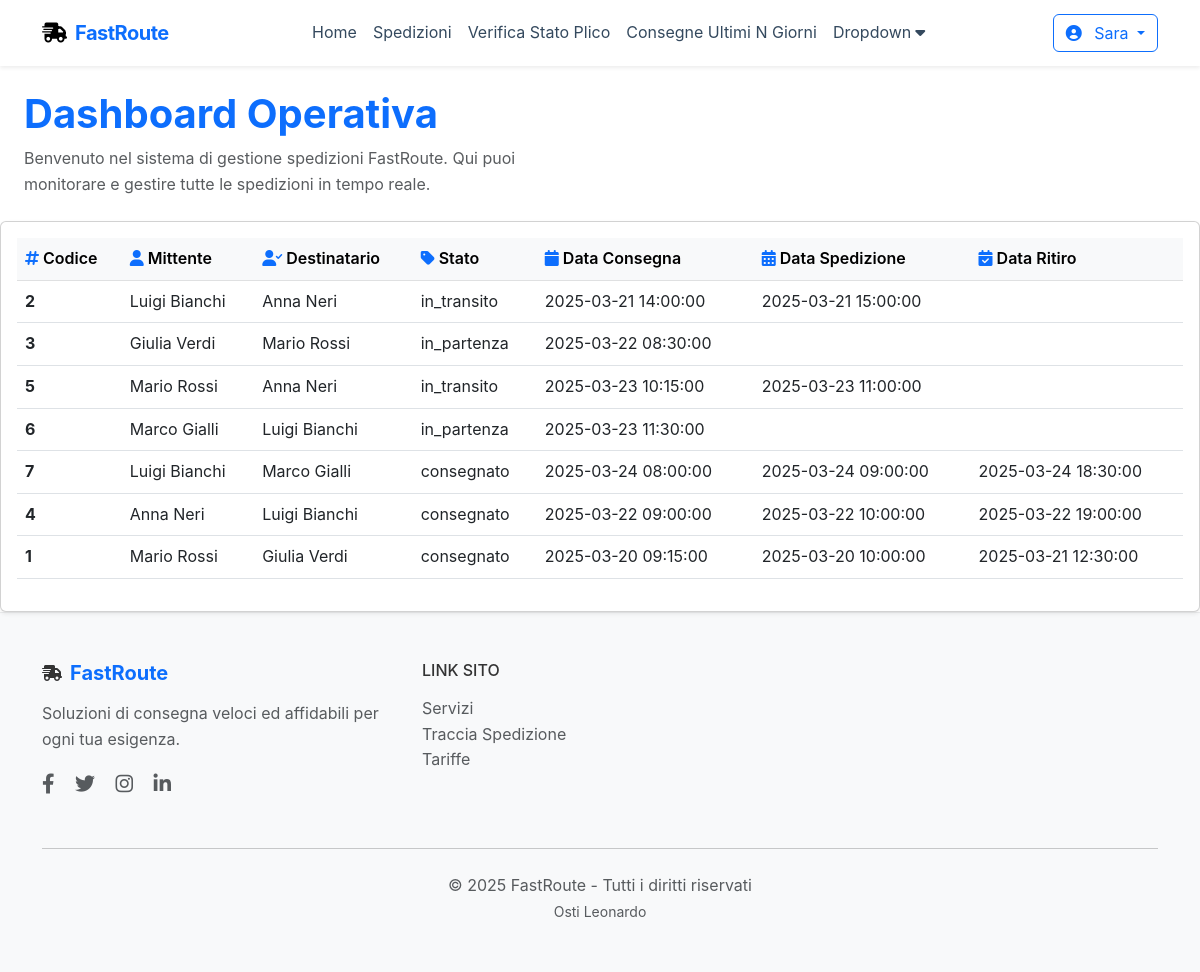
Screenshot of /spedizioni.php (signed in) with the database file from the repository.
### tables this page shows
CREATE TABLE plichi (
  id INT PRIMARY KEY AUTO_INCREMENT,
  consegna DATETIME,
  spedizione DATETIME,
  ritiro DATETIME,
  stato ENUM('in_partenza','in_transito','consegnato') NOT NULL,
  mittente INT NOT NULL,
  destinatario INT NOT NULL,
  sede_arrivo INT NOT NULL,
  sede_partenza INT NOT NULL,
  FOREIGN KEY (mittente) REFERENCES clienti(id) ON DELETE CASCADE,
  FOREIGN KEY (destinatario) REFERENCES clienti(id) ON DELETE CASCADE,
  FOREIGN KEY (sede_arrivo) REFERENCES sedi(id) ON DELETE CASCADE,
  FOREIGN KEY (sede_partenza) REFERENCES sedi(id) ON DELETE CASCADE
);

CREATE TABLE clienti (
   id INT PRIMARY KEY AUTO_INCREMENT,
   nome VARCHAR(100) NOT NULL,
   cognome VARCHAR(100) NOT NULL,
   indirizzo VARCHAR(100) NOT NULL,
   telefono INT NOT NULL,
   email VARCHAR(100) NOT NULL,
   password VARCHAR(64) NOT NULL,
   punti_fedelta INT
);

### base/database_connection/db_functions.php (the view, shortened to what this page needs)
<?php
function StampaSpedizioni($database){
    try {
        $sql = "SELECT
                    p.id AS codice_plico,
                    mittente.nome AS nome_mittente,
                    mittente.cognome AS cognome_mittente,
                    destinatario.nome AS nome_destinatario,
                    destinatario.cognome AS cognome_destinatario,
                    p.stato,
                    p.consegna,
                    p.spedizione,
                    p.ritiro
                FROM fastroute.plichi p
                JOIN fastroute.clienti mittente ON p.mittente = mittente.id
                JOIN fastroute.clienti destinatario ON p.destinatario = destinatario.id
                ORDER BY p.ritiro IS NOT NULL, p.ritiro DESC";
        $stmt = $database->prepare($sql);
        $stmt->execute();
        $spedizioni = $stmt->fetchAll(PDO::FETCH_ASSOC);
        if (count($spedizioni) > 0) {
            foreach ($spedizioni as $spedizione) {
                echo "<tr>
                        <td><strong>{$spedizione['codice_plico']}</strong></td>
                        <td>{$spedizione['nome_mittente']} {$spedizione['cognome_mittente']}</td>
                        <td>{$spedizione['nome_destinatario']} {$spedizione['cognome_destinatario']}</td>
                        <td>{$spedizione['stato']}</td>
                        <td>{$spedizione['consegna']}</td>
                        <td>{$spedizione['spedizione']}</td>
                        <td>{$spedizione['ritiro']}</td>
                      </tr>";
            }
        } else {
            echo "<h3 class='text-primary text-center my-5'>Nessuna spedizione trovata.</h3>";
        }
    } catch (PDOException $e) {
        echo "Errore di connessione: " . $e->getMessage();
    }
}

### style/style.css (style rules this page uses)
:root { --fr-primary: #2c3e50; --fr-secondary: #34495e; --fr-accent: #3498db; --fr-light: #ecf0f1; --fr-dark: #2c3e50; --fr-text-color: #333; }
body { font-family: 'Inter', -apple-system, BlinkMacSystemFont, 'Segoe UI', Roboto, Oxygen, Ubuntu, Cantarell, 'Open Sans', 'Helvetica Neue', sans-serif; color: var(--fr-text-color); line-height: 1.6; }

### rows the page displays
plichi: id "2", mittente.nome "Luigi", mittente.cognome "Bianchi", destinatario.nome "Anna", destinatario.cognome "Neri", stato "in_transito", consegna "2025-03-21 14:00:00", spedizione "2025-03-21 15:00:00"
plichi: id "3", mittente.nome "Giulia", mittente.cognome "Verdi", destinatario.nome "Mario", destinatario.cognome "Rossi", stato "in_partenza", consegna "2025-03-22 08:30:00"
plichi: id "5", mittente.nome "Mario", mittente.cognome "Rossi", destinatario.nome "Anna", destinatario.cognome "Neri", stato "in_transito", consegna "2025-03-23 10:15:00", spedizione "2025-03-23 11:00:00"
plichi: id "6", mittente.nome "Marco", mittente.cognome "Gialli", destinatario.nome "Luigi", destinatario.cognome "Bianchi", stato "in_partenza", consegna "2025-03-23 11:30:00"
plichi: id "7", mittente.nome "Luigi", mittente.cognome "Bianchi", destinatario.nome "Marco", destinatario.cognome "Gialli", stato "consegnato", consegna "2025-03-24 08:00:00", spedizione "2025-03-24 09:00:00", ritiro "2025-03-24 18:30:00"
plichi: id "4", mittente.nome "Anna", mittente.cognome "Neri", destinatario.nome "Luigi", destinatario.cognome "Bianchi", stato "consegnato", consegna "2025-03-22 09:00:00", spedizione "2025-03-22 10:00:00", ritiro "2025-03-22 19:00:00"
plichi: id "1", mittente.nome "Mario", mittente.cognome "Rossi", destinatario.nome "Giulia", destinatario.cognome "Verdi", stato "consegnato", consegna "2025-03-20 09:15:00", spedizione "2025-03-20 10:00:00", ritiro "2025-03-21 12:30:00"

### other values shown
$_SESSION['username'] "Sara"
